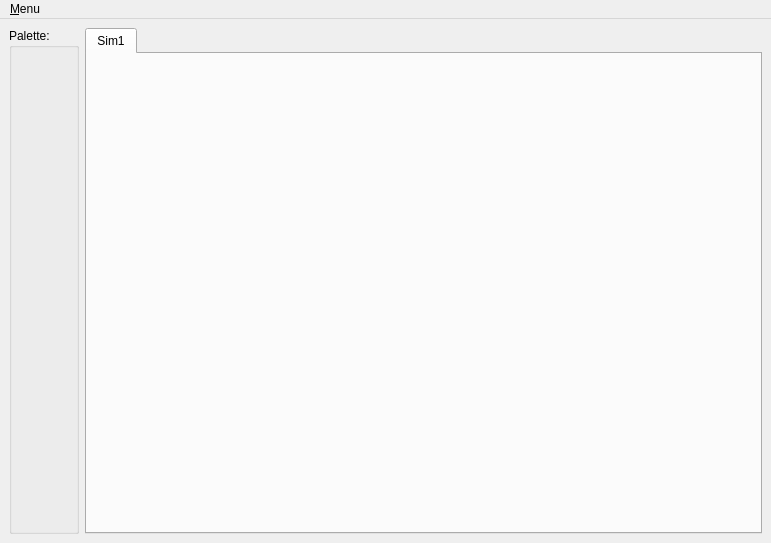
<?xml version="1.0" encoding="UTF-8"?>
<ui version="4.0">
 <class>MainWindow</class>
 <widget class="QMainWindow" name="MainWindow">
  <property name="geometry">
   <rect>
    <x>0</x>
    <y>0</y>
    <width>771</width>
    <height>543</height>
   </rect>
  </property>
  <property name="windowTitle">
   <string>MainWindow</string>
  </property>
  <widget class="QWidget" name="centralwidget">
   <layout class="QGridLayout" name="gridLayout">
    <item row="0" column="0">
     <layout class="QHBoxLayout" name="horizontalLayout_2">
      <item>
       <widget class="QGroupBox" name="groupBox">
        <property name="title">
         <string>Palette:</string>
        </property>
       </widget>
      </item>
     </layout>
    </item>
    <item row="0" column="1">
     <widget class="QTabWidget" name="tabWidget">
      <property name="tabShape">
       <enum>QTabWidget::Rounded</enum>
      </property>
      <property name="currentIndex">
       <number>0</number>
      </property>
      <property name="tabBarAutoHide">
       <bool>false</bool>
      </property>
      <widget class="QWidget" name="tab">
       <attribute name="title">
        <string>Sim1</string>
       </attribute>
       <layout class="QVBoxLayout" name="verticalLayout">
        <item>
         <widget class="SimulationWidget" name="simulation" native="true"/>
        </item>
       </layout>
      </widget>
     </widget>
    </item>
   </layout>
  </widget>
  <widget class="QMenuBar" name="menuBar">
   <property name="geometry">
    <rect>
     <x>0</x>
     <y>0</y>
     <width>771</width>
     <height>20</height>
    </rect>
   </property>
   <widget class="QMenu" name="menu_Menu">
    <property name="font">
     <font>
      <kerning>true</kerning>
     </font>
    </property>
    <property name="title">
     <string>&amp;Menu</string>
    </property>
    <addaction name="action_Exit"/>
   </widget>
   <addaction name="menu_Menu"/>
  </widget>
  <action name="action_Exit">
   <property name="text">
    <string>&amp;Exit</string>
   </property>
  </action>
 </widget>
 <customwidgets>
  <customwidget>
   <class>SimulationWidget</class>
   <extends>QWidget</extends>
   <header>gui/SimulationWidget.h</header>
   <container>1</container>
  </customwidget>
 </customwidgets>
 <resources/>
 <connections/>
</ui>
